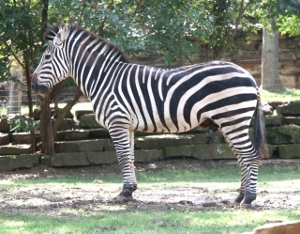
%> input picture Homework3/zebra_small.jpg, 300 x 234 px
$ octave prob3script.m   (GNU Octave 9; MATLAB toolbox functions it lacks are replaced by stand-ins)
%> lines starting %> are read from the running program, lines starting %| are printed output that depends on the picture
### Homework3/prob3function.m
function [responses,meanResponse,imagePatch] = ...
    prob3function( imageData, centerX,centerY,radius,suppressOutput )
%PROB3FUNCTION Summary of this function goes here
%   Detailed explanation goes here
imagePatch = imageData( (centerY-radius/2):(centerY+radius/2),...
    (centerX-radius/2):(centerX+radius/2) );


responses = zeros(radius+1,radius+1,8);
[responses(:,:,1),responses(:,:,2),responses(:,:,3),...
    responses(:,:,4),responses(:,:,5),responses(:,:,6),...
    responses(:,:,7),responses(:,:,8)] = ...
    get8FilterImages(imagePatch);

meanResponse = mean(abs(responses),3);

if(suppressOutput ~= 1)
    % [4 lines of commented-out code are left out]
    figure
    bar(meanResponse,50);
end


end

### Homework3/computeDerivImages.m
function [horizDerivImage,vertDerivImage] = computeDerivImages( imageData,sigma )
%COMPUTEDERIVIMAGES Summary of this function goes here
%   Detailed explanation goes here

gaussFilt = fspecial('gaussian',sigma);
rowNum = ceil(sigma/2);
gaussFilter = gaussFilt(rowNum,:);
filteredImageData = conv2(imageData,gaussFilter,'same');
horizDerivFilter = [1 -1];
horizDerivImage = conv2(filteredImageData,horizDerivFilter,'same');
vertDerivFilter = [1;-1];
vertDerivImage = conv2(filteredImageData,vertDerivFilter,'same');

end

### Homework3/computeGaussDiff.m
function [filterDiffImageData] = computeGaussDiff( imageData,sigma1,sigma2,imname )
%COMPUTEDERIVIMAGES Summary of this function goes here
%   Detailed explanation goes here

gaussFilt1 = fspecial('gaussian',sigma1);
gaussFilt2 = fspecial('gaussian',sigma2);
filteredImageData1 = conv2(imageData,gaussFilt1,'same');
filteredImageData2 = conv2(imageData,gaussFilt2,'same');
filterDiffImageData = filteredImageData2-filteredImageData1;
%filterDiffImageName = strcat('sigma2_',num2str(sigma2),'_sigma1_',...
%    num2str(sigma1),'_gaussDiff_',imname);

%imwrite(filterDiffImageData,filterDiffImageName,'JPEG');

end

### Homework3/prob2function.m
function [  ] = prob2function( imageData )
%PROB2FUNCTION Summary of this function goes here
%   Detailed explanation goes here
%
%h1 means horizontal derivative, sigma 1
%h2, h4, v1, v2, v4 follow the same thing
%g42 is gaussian 4-2, g21 is similar
[h1,v1,h2,v2,h4,v4,g42,g21] = get8FilterImages(imageData);
figure

subplot(2,4,1)
imshow(h1,[])
title('Horiz,sigma=1');

subplot(2,4,2)
imshow(h2,[])
title('Horiz,sigma=2');

subplot(2,4,3)
imshow(h4,[])
title('Horiz,sigma=4');

subplot(2,4,4)
imshow(g42,[])
title('G_4 - G_2');

subplot(2,4,5)
imshow(v1,[])
title('Vert,sigma=1');

subplot(2,4,6)
imshow(v2,[])
title('Vert,sigma=2');

subplot(2,4,7)
imshow(v4,[])
title('Vert,sigma=4');

subplot(2,4,8)
imshow(g21,[])
title('G_2-G_1');

end

### Homework3/get8FilterImages.m
function [ horizDeriv_Sigma1_imageData,vertDeriv_Sigma1_imageData,...
    horizDeriv_Sigma2_imageData,vertDeriv_Sigma2_imageData,...
    horizDeriv_Sigma4_imageData,vertDeriv_Sigma4_imageData,...
    gaussDiff_4_2_imageData,gaussDiff_2_1_imageData] = get8FilterImages( imageData,imname )
%GET8FILTERIMAGES Summary of this function goes here
%   Detailed explanation goes here

[horizDeriv_Sigma1_imageData,vertDeriv_Sigma1_imageData] =...
    computeDerivImages(imageData,1);
[horizDeriv_Sigma2_imageData,vertDeriv_Sigma2_imageData] =...
    computeDerivImages(imageData,2);
[horizDeriv_Sigma4_imageData,vertDeriv_Sigma4_imageData] =...
    computeDerivImages(imageData,4);
gaussDiff_4_2_imageData = computeGaussDiff(imageData,1,2);
gaussDiff_2_1_imageData = computeGaussDiff(imageData,2,4);
end

### Homework3/prob3script.m
imageData = imread('zebra_small.jpg');
%> imageData is the input picture: size 234x300x3 uint8; mean R, G, B 125.2, 130.4, 119.2

%captures the neck
centerX = 90;
centerY = 60;
radius = 40;
[~,~,imagePatch1] = prob3function(imageData,centerX,centerY,radius,0);
%> in prob3function, `imagePatch = imageData( (centerY-radius/2):(centerY+radius/2), (center..`:
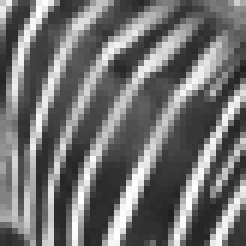
%> imagePatch: size 41x41 uint8 (shown 6 times larger); min 30, max 255, mean 113.7
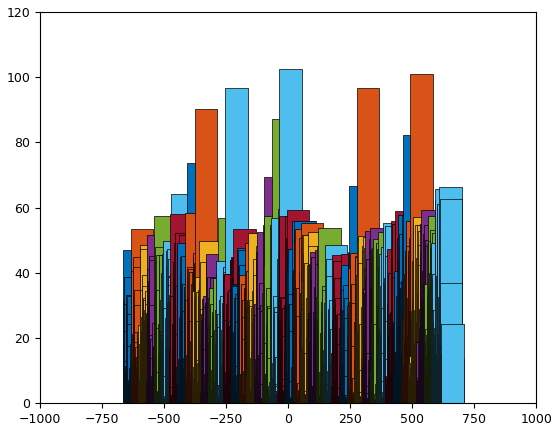
%> figure redrawn from the program's plot data; tallest bar 47.01 high, from x = -664.4 to -573.5; tallest bar 53.4 high, from x = -635.3 to -544.4; tallest bar 48.54 high, from x = -598.2 to -507.3; tallest bar 51.65 high, from x = -569.1 to -478.2

%the tree leaves above the zebra's back
centerX = 165;
centerY = 20;
radius = 30;
[~,~,imagePatch2] = prob3function(imageData,centerX,centerY,radius,0);
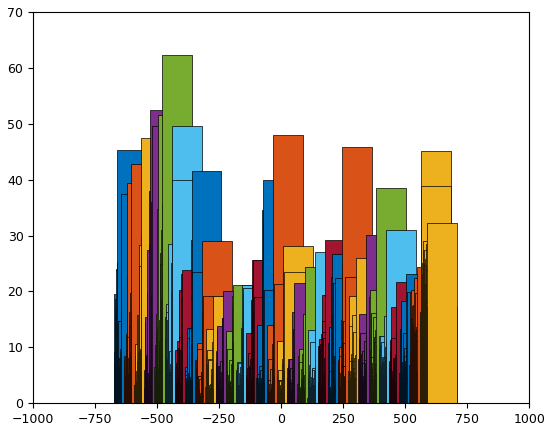
%> figure redrawn from the program's plot data; tallest bar 45.34 high, from x = -663 to -542.9; tallest bar 42.79 high, from x = -604.9 to -484.7; tallest bar 47.45 high, from x = -563.8 to -443.6; tallest bar 52.49 high, from x = -530.6 to -410.5

%grass in front of the zebra
centerX = 136;
centerY = 224;
radius = 20;
[~,~,imagePatch3] = prob3function(imageData,centerX,centerY,radius,0);
%> call 3 of prob3function, with centerX = 136, centerY = 224, radius = 20, suppressOutput = 0
%> call 8 of computeDerivImages, with sigma = 2
%> in computeDerivImages (call 8), `filteredImageData = conv2(imageData,gaussFilter,'same');`:
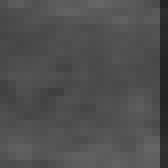
%> filteredImageData: size 21x21 double (shown 8 times larger); min 35.5, max 102.5, mean 79.7
%> call 5 of computeGaussDiff, with sigma1 = 1, sigma2 = 2
%> in computeGaussDiff (call 5), `filteredImageData2 = conv2(imageData,gaussFilt2,'same');`:
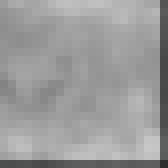
%> filteredImageData2: size 21x21 double (shown 8 times larger); min 46.25, max 199.5, mean 155.1
%> call 6 of computeGaussDiff, with sigma1 = 2, sigma2 = 4
%> in computeGaussDiff (call 6), `filterDiffImageData = filteredImageData2-filteredImageData1;`:
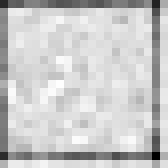
%> filterDiffImageData: size 21x21 double (shown 8 times larger); min -3.33, max 0.53, mean -0.279; drawn with min black and max white
%> in prob3function (call 3), `meanResponse = mean(abs(responses),3);`:
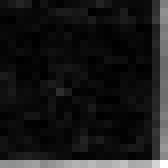
%> meanResponse: size 21x21 double (shown 8 times larger); min 0.629, max 86.52, mean 9; drawn with min black and max white

figure
subplot(1,3,1)
imshow(imagePatch1)
subplot(1,3,2)
imshow(imagePatch2)
subplot(1,3,3)
imshow(imagePatch3)

prob2function(imagePatch1);
prob2function(imagePatch2);
prob2function(imagePatch3);
